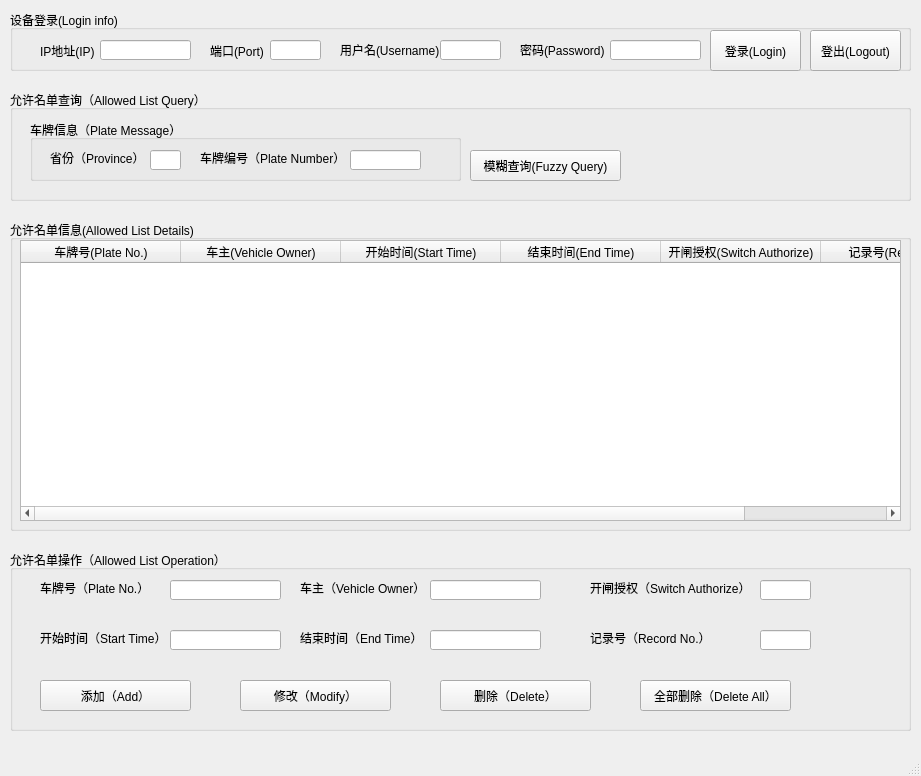
<?xml version="1.0" encoding="UTF-8"?>
<ui version="4.0">
 <class>MainWindow</class>
 <widget class="QMainWindow" name="MainWindow">
  <property name="geometry">
   <rect>
    <x>0</x>
    <y>0</y>
    <width>921</width>
    <height>776</height>
   </rect>
  </property>
  <property name="windowTitle">
   <string>允许名单AllowedList(离线offline)</string>
  </property>
  <widget class="QWidget" name="centralwidget">
   <widget class="QGroupBox" name="Login_groupBox">
    <property name="geometry">
     <rect>
      <x>10</x>
      <y>10</y>
      <width>901</width>
      <height>61</height>
     </rect>
    </property>
    <property name="title">
     <string>设备登录(Login info)</string>
    </property>
    <widget class="QPushButton" name="Logout_pushButton">
     <property name="geometry">
      <rect>
       <x>800</x>
       <y>20</y>
       <width>91</width>
       <height>41</height>
      </rect>
     </property>
     <property name="text">
      <string>登出(Logout)</string>
     </property>
    </widget>
    <widget class="QPushButton" name="Login_pushButton">
     <property name="geometry">
      <rect>
       <x>700</x>
       <y>20</y>
       <width>91</width>
       <height>41</height>
      </rect>
     </property>
     <property name="text">
      <string>登录(Login)</string>
     </property>
    </widget>
    <widget class="QLabel" name="Pwd_label">
     <property name="geometry">
      <rect>
       <x>510</x>
       <y>30</y>
       <width>91</width>
       <height>20</height>
      </rect>
     </property>
     <property name="text">
      <string>密码(Password)</string>
     </property>
    </widget>
    <widget class="QLabel" name="User_label">
     <property name="geometry">
      <rect>
       <x>330</x>
       <y>30</y>
       <width>101</width>
       <height>20</height>
      </rect>
     </property>
     <property name="text">
      <string>用户名(Username)</string>
     </property>
    </widget>
    <widget class="QLineEdit" name="Port_lineEdit">
     <property name="geometry">
      <rect>
       <x>260</x>
       <y>30</y>
       <width>51</width>
       <height>20</height>
      </rect>
     </property>
    </widget>
    <widget class="QLineEdit" name="User_lineEdit">
     <property name="geometry">
      <rect>
       <x>430</x>
       <y>30</y>
       <width>61</width>
       <height>20</height>
      </rect>
     </property>
    </widget>
    <widget class="QLineEdit" name="Pwd_lineEdit">
     <property name="geometry">
      <rect>
       <x>600</x>
       <y>30</y>
       <width>91</width>
       <height>20</height>
      </rect>
     </property>
     <property name="echoMode">
      <enum>QLineEdit::Password</enum>
     </property>
    </widget>
    <widget class="QLabel" name="IP_label">
     <property name="geometry">
      <rect>
       <x>30</x>
       <y>30</y>
       <width>61</width>
       <height>21</height>
      </rect>
     </property>
     <property name="text">
      <string>IP地址(IP)</string>
     </property>
    </widget>
    <widget class="QLineEdit" name="IP_lineEdit">
     <property name="geometry">
      <rect>
       <x>90</x>
       <y>30</y>
       <width>91</width>
       <height>20</height>
      </rect>
     </property>
    </widget>
    <widget class="QLabel" name="Port_label">
     <property name="geometry">
      <rect>
       <x>200</x>
       <y>30</y>
       <width>61</width>
       <height>21</height>
      </rect>
     </property>
     <property name="text">
      <string>端口(Port)</string>
     </property>
    </widget>
   </widget>
   <widget class="QGroupBox" name="Operate_groupBox">
    <property name="geometry">
     <rect>
      <x>10</x>
      <y>550</y>
      <width>901</width>
      <height>181</height>
     </rect>
    </property>
    <property name="title">
     <string>允许名单操作（Allowed List Operation）</string>
    </property>
    <widget class="QPushButton" name="AllDelete_pushButton">
     <property name="geometry">
      <rect>
       <x>630</x>
       <y>130</y>
       <width>151</width>
       <height>31</height>
      </rect>
     </property>
     <property name="text">
      <string>全部删除（Delete All）</string>
     </property>
    </widget>
    <widget class="QPushButton" name="Add_pushButton">
     <property name="geometry">
      <rect>
       <x>30</x>
       <y>130</y>
       <width>151</width>
       <height>31</height>
      </rect>
     </property>
     <property name="text">
      <string>添加（Add）</string>
     </property>
    </widget>
    <widget class="QPushButton" name="Modify_pushButton">
     <property name="geometry">
      <rect>
       <x>230</x>
       <y>130</y>
       <width>151</width>
       <height>31</height>
      </rect>
     </property>
     <property name="text">
      <string>修改（Modify）</string>
     </property>
    </widget>
    <widget class="QPushButton" name="Delete_pushButton">
     <property name="geometry">
      <rect>
       <x>430</x>
       <y>130</y>
       <width>151</width>
       <height>31</height>
      </rect>
     </property>
     <property name="text">
      <string>删除（Delete）</string>
     </property>
    </widget>
    <widget class="QLabel" name="PlateNo_label">
     <property name="geometry">
      <rect>
       <x>30</x>
       <y>30</y>
       <width>111</width>
       <height>16</height>
      </rect>
     </property>
     <property name="text">
      <string>车牌号（Plate No.）</string>
     </property>
    </widget>
    <widget class="QLineEdit" name="SwitchAuthorize_lineEdit">
     <property name="geometry">
      <rect>
       <x>750</x>
       <y>30</y>
       <width>51</width>
       <height>20</height>
      </rect>
     </property>
    </widget>
    <widget class="QLabel" name="VehicleOwner_label">
     <property name="geometry">
      <rect>
       <x>290</x>
       <y>30</y>
       <width>131</width>
       <height>16</height>
      </rect>
     </property>
     <property name="text">
      <string>车主（Vehicle Owner）</string>
     </property>
    </widget>
    <widget class="QLabel" name="StartTime_label">
     <property name="geometry">
      <rect>
       <x>30</x>
       <y>80</y>
       <width>131</width>
       <height>16</height>
      </rect>
     </property>
     <property name="text">
      <string>开始时间（Start Time）</string>
     </property>
    </widget>
    <widget class="QLabel" name="SwitchAuthorize_label">
     <property name="geometry">
      <rect>
       <x>580</x>
       <y>30</y>
       <width>171</width>
       <height>16</height>
      </rect>
     </property>
     <property name="text">
      <string>开闸授权（Switch Authorize）</string>
     </property>
    </widget>
    <widget class="QLabel" name="EndTime_label">
     <property name="geometry">
      <rect>
       <x>290</x>
       <y>80</y>
       <width>121</width>
       <height>16</height>
      </rect>
     </property>
     <property name="text">
      <string>结束时间（End Time）</string>
     </property>
    </widget>
    <widget class="QLineEdit" name="StartTime_lineEdit">
     <property name="geometry">
      <rect>
       <x>160</x>
       <y>80</y>
       <width>111</width>
       <height>20</height>
      </rect>
     </property>
    </widget>
    <widget class="QLineEdit" name="PlateNo_lineEdit">
     <property name="geometry">
      <rect>
       <x>160</x>
       <y>30</y>
       <width>111</width>
       <height>20</height>
      </rect>
     </property>
    </widget>
    <widget class="QLineEdit" name="EndTime_lineEdit">
     <property name="geometry">
      <rect>
       <x>420</x>
       <y>80</y>
       <width>111</width>
       <height>20</height>
      </rect>
     </property>
    </widget>
    <widget class="QLineEdit" name="VehicleOwner_lineEdit">
     <property name="geometry">
      <rect>
       <x>420</x>
       <y>30</y>
       <width>111</width>
       <height>20</height>
      </rect>
     </property>
    </widget>
    <widget class="QLabel" name="RecordNo_label">
     <property name="geometry">
      <rect>
       <x>580</x>
       <y>80</y>
       <width>121</width>
       <height>16</height>
      </rect>
     </property>
     <property name="text">
      <string>记录号（Record No.）</string>
     </property>
    </widget>
    <widget class="QLineEdit" name="RecordNo_lineEdit">
     <property name="geometry">
      <rect>
       <x>750</x>
       <y>80</y>
       <width>51</width>
       <height>20</height>
      </rect>
     </property>
    </widget>
   </widget>
   <widget class="QGroupBox" name="Allowed_groupBox">
    <property name="geometry">
     <rect>
      <x>10</x>
      <y>220</y>
      <width>901</width>
      <height>311</height>
     </rect>
    </property>
    <property name="title">
     <string>允许名单信息(Allowed List Details)</string>
    </property>
    <widget class="QTableWidget" name="Query_tableWidget">
     <property name="geometry">
      <rect>
       <x>10</x>
       <y>20</y>
       <width>881</width>
       <height>281</height>
      </rect>
     </property>
     <property name="minimumSize">
      <size>
       <width>881</width>
       <height>281</height>
      </size>
     </property>
     <attribute name="horizontalHeaderCascadingSectionResizes">
      <bool>false</bool>
     </attribute>
     <attribute name="horizontalHeaderDefaultSectionSize">
      <number>160</number>
     </attribute>
     <attribute name="horizontalHeaderShowSortIndicator" stdset="0">
      <bool>false</bool>
     </attribute>
     <attribute name="horizontalHeaderStretchLastSection">
      <bool>false</bool>
     </attribute>
     <column>
      <property name="text">
       <string extracomment="123">车牌号(Plate No.)</string>
      </property>
      <property name="textAlignment">
       <set>AlignCenter</set>
      </property>
     </column>
     <column>
      <property name="text">
       <string>车主(Vehicle Owner)</string>
      </property>
      <property name="textAlignment">
       <set>AlignCenter</set>
      </property>
     </column>
     <column>
      <property name="text">
       <string>开始时间(Start Time)</string>
      </property>
      <property name="textAlignment">
       <set>AlignCenter</set>
      </property>
     </column>
     <column>
      <property name="text">
       <string>结束时间(End Time)</string>
      </property>
      <property name="textAlignment">
       <set>AlignCenter</set>
      </property>
     </column>
     <column>
      <property name="text">
       <string>开闸授权(Switch Authorize)</string>
      </property>
      <property name="textAlignment">
       <set>AlignCenter</set>
      </property>
     </column>
     <column>
      <property name="text">
       <string>记录号(Record No.)</string>
      </property>
      <property name="textAlignment">
       <set>AlignCenter</set>
      </property>
     </column>
    </widget>
   </widget>
   <widget class="QGroupBox" name="Query_Box">
    <property name="geometry">
     <rect>
      <x>10</x>
      <y>90</y>
      <width>901</width>
      <height>111</height>
     </rect>
    </property>
    <property name="title">
     <string>允许名单查询（Allowed List Query）</string>
    </property>
    <widget class="QPushButton" name="Query_pushButton">
     <property name="geometry">
      <rect>
       <x>460</x>
       <y>60</y>
       <width>151</width>
       <height>31</height>
      </rect>
     </property>
     <property name="text">
      <string>模糊查询(Fuzzy Query)</string>
     </property>
    </widget>
    <widget class="QGroupBox" name="plate_messageBox">
     <property name="geometry">
      <rect>
       <x>20</x>
       <y>30</y>
       <width>431</width>
       <height>61</height>
      </rect>
     </property>
     <property name="title">
      <string>车牌信息（Plate Message）</string>
     </property>
     <widget class="QLabel" name="Province_label">
      <property name="geometry">
       <rect>
        <x>20</x>
        <y>30</y>
        <width>91</width>
        <height>16</height>
       </rect>
      </property>
      <property name="text">
       <string>省份（Province）</string>
      </property>
     </widget>
     <widget class="QLineEdit" name="Province_lineEdit">
      <property name="geometry">
       <rect>
        <x>120</x>
        <y>30</y>
        <width>31</width>
        <height>20</height>
       </rect>
      </property>
     </widget>
     <widget class="QLabel" name="PlateNum_label">
      <property name="geometry">
       <rect>
        <x>170</x>
        <y>30</y>
        <width>141</width>
        <height>16</height>
       </rect>
      </property>
      <property name="text">
       <string>车牌编号（Plate Number）</string>
      </property>
     </widget>
     <widget class="QLineEdit" name="PlateNum_lineEdit">
      <property name="geometry">
       <rect>
        <x>320</x>
        <y>30</y>
        <width>71</width>
        <height>20</height>
       </rect>
      </property>
     </widget>
    </widget>
   </widget>
   <zorder>Operate_groupBox</zorder>
   <zorder>Login_groupBox</zorder>
   <zorder>Allowed_groupBox</zorder>
   <zorder>Query_Box</zorder>
  </widget>
  <widget class="QMenuBar" name="menubar">
   <property name="geometry">
    <rect>
     <x>0</x>
     <y>0</y>
     <width>921</width>
     <height>23</height>
    </rect>
   </property>
  </widget>
  <widget class="QStatusBar" name="statusbar"/>
  <action name="Switch_action">
   <property name="text">
    <string>中英文切换</string>
   </property>
  </action>
 </widget>
 <resources/>
 <connections/>
</ui>
